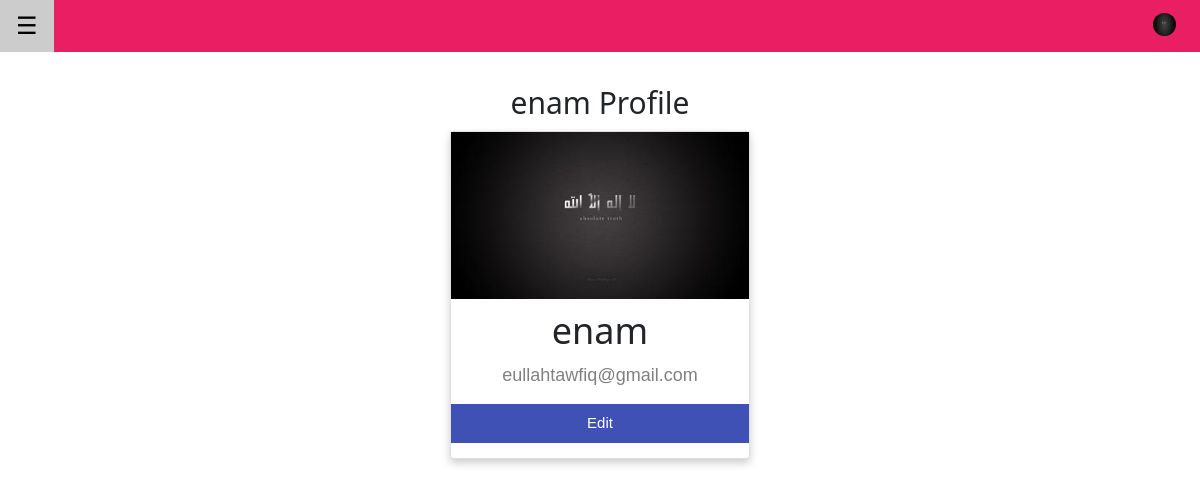
The app's page /profile (signed in) with its own data.
### blog/models.py (models this page shows, shortened)
class User(db.Model,UserMixin):
    id=db.Column(db.Integer,primary_key=True)
    username=db.Column(db.String(20),unique=True)
    email=db.Column(db.String(120),unique=True,nullable=False)
    image=db.Column(db.String(20),nullable=False,default='zero.jpg')
    password=db.Column(db.String(60),nullable=False)
    active = db.Column(db.Boolean())
    confirmed_at = db.Column(db.DateTime())
    roles = db.relationship('Role', secondary=roles_users,backref=db.backref('users', lazy='dynamic'))

### blog/routes.py (the view)
@app.route('/profile')
def profile():
    return render_template('profile.html',title=' Profile')

### blog/templates/profile.html (shortened to what this page needs)
{% extends 'layout.html' %}
{% block content %}
<br>
</head>
<body>
<h2 style="text-align:center">{{current_user.username}} Profile </h2>
<div class="card">
  <img src="{{url_for('static',filename='img/'+current_user.image)}}" alt="John" style="width:100%">
  <h1>{{current_user.username}}</h1>
  <p class="title">{{current_user.email}}</p>
 <p><a href="{{url_for('account')}}"><button class="w3-button w3-indigo" style="width: 100%">Edit</button></a></p>
</div>
</body>
{% endblock %}

### blog/templates/layout.html (shortened to what this page needs)
<!DOCTYPE html>
<html>
<head>
<link rel="stylesheet" type="text/css" href="../static/bootstrap.css">
<link rel="stylesheet" type="text/css" href="../static/w3.css">
</head>
<body>
<div class="w3-pink">
  <button class="w3-button w3-pink w3-xlarge" onclick="w3_open()">☰</button>
  {% if current_user.is_authenticated %}
   <a href="/profile" class="w3-bar-item w3-button w3-hide-small w3-right w3-padding-large w3-hover-white" title="My Profile">
    <img  class="w3-circle" src="{{url_for('static',filename='img/'+current_user.image)}}" style="height:23px;width:23px" alt="Avatar">
  </a>
  {% endif %}
</div>
    {% block content %}
    {% endblock %}
</body>
</html>

### blog/static/w3.css (style rules this page uses)
html { box-sizing:border-box }
*,*:before,*:after { box-sizing:inherit }
html { -ms-text-size-adjust:100%;-webkit-text-size-adjust:100% }
body { margin:0 }
a { background-color:transparent }
img { border-style:none }
button,input,select,textarea,optgroup { font:inherit;margin:0 }
button,input { overflow:visible }
button,select { text-transform:none }
button,[type=button],[type=reset],[type=submit] { -webkit-appearance:button }
html,body { font-family:Verdana,sans-serif;font-size:15px;line-height:1.5 }
html { overflow-x:hidden }
h1 { font-size:36px }
h2 { font-size:30px }
h1,h2,h3,h4,h5,h6 { font-family:"Segoe UI",Arial,sans-serif;font-weight:400;margin:10px 0 }
img { vertical-align:middle }
a { color:inherit }
.w3-btn,.w3-button { border:none;display:inline-block;padding:8px 16px;vertical-align:middle;overflow:hidden;text-decoration:none;color:inherit;background-color:inherit;text-align:center;cursor:pointer;white-space:nowrap }
.w3-btn,.w3-button { -webkit-touch-callout:none;-webkit-user-select:none;-khtml-user-select:none;-moz-user-select:none;-ms-user-select:none;user-select:none }
.w3-circle { border-radius:50% }
.w3-xlarge { font-size:24px!important }
.w3-padding-large { padding:12px 24px!important }
.w3-right { float:right!important }
.w3-indigo,.w3-hover-indigo:hover { color:#fff!important;background-color:#3f51b5!important }
.w3-pink,.w3-hover-pink:hover { color:#fff!important;background-color:#e91e63!important }

### blog/templates/profile.html (style rules this page uses)
.card { box-shadow: 0 4px 8px 0 rgba(0, 0, 0, 0.2); max-width: 300px; margin: auto; text-align: center; font-family: arial; }
.title { color: grey; font-size: 18px; }

### records on screen
User: image (picture), username "enam", email "eullahtawfiq@gmail.com"
